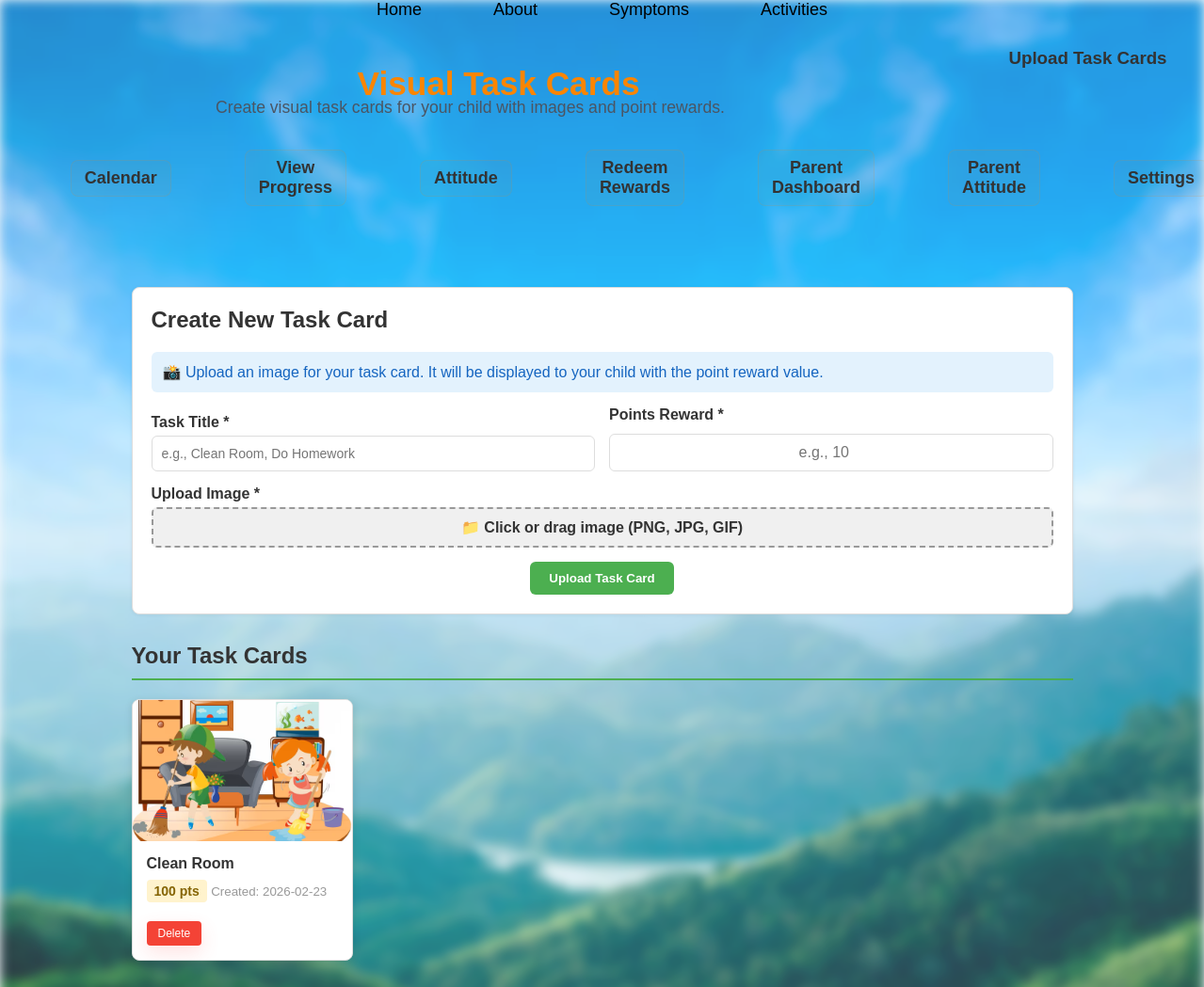
The app's page /visual-task-cards (signed in) with its own data.
### tables this page shows
CREATE TABLE visual_task_cards (
            id INTEGER PRIMARY KEY AUTOINCREMENT,
            parent_username TEXT NOT NULL,
            title TEXT NOT NULL,
            image_path TEXT NOT NULL,
            points INTEGER NOT NULL,
            is_recommended INTEGER DEFAULT 0,
            created_at TEXT NOT NULL
        );

### app.py (the view)
@app.route('/visual-task-cards', methods=['GET'])
def visual_task_cards():
    parent = session.get('user') if session else None
    if not parent:
        return redirect(url_for('home'))
    conn = get_db_conn()
    c = conn.cursor()
    c.execute(
        "SELECT id, title, image_path, points, created_at FROM visual_task_cards WHERE parent_username = ? AND is_recommended = 0 ORDER BY created_at DESC",
        (parent,)
    )
    custom_cards = [dict(row) for row in c.fetchall()]
    c.execute(
        "SELECT id, title, image_path, points FROM visual_task_cards WHERE is_recommended = 1 ORDER BY title"
    )
    recommended_cards = [dict(row) for row in c.fetchall()]
    conn.close()
    return render_template('visual_task_cards.html', custom_cards=custom_cards, recommended_cards=recommended_cards)

### app.py (called while the page is built)
def get_db_conn():
    conn = sqlite3.connect(DB_PATH)
    conn.row_factory = sqlite3.Row
    return conn

### templates/visual_task_cards.html (shortened to what this page needs)
<!DOCTYPE html>
<html lang="en">
<head>
  <link rel="stylesheet" href="{{ url_for('static', filename='activitiesstyle.css') }}">
  <link rel="stylesheet" href="{{ url_for('static', filename='calendar.css') }}">
  <link rel="stylesheet" href="{{ url_for('static', filename='activities_adaptive.css') }}">
</head>
<body>
  <div class="page-content">
    <div class="menu">
      <ul>
        <li><a href="{{ url_for('home') }}">Home</a></li>
        <li><a href="{{ url_for('about') }}">About</a></li>
        <li><a href="{{ url_for('symptoms') }}">Symptoms</a></li>
        <li><a href="{{ url_for('activities') }}">Activities</a></li>
      </ul>
    </div>
    <div class="front">
      <div class="front-header">
        <div class="front-header-left">
          <h1>Visual Task Cards</h1>
          <p class="description">Create visual task cards for your child with images and point rewards.</p>
          <ul class="Tabs">
            <li><a href="{{ url_for('calendar') }}">Calendar</a></li>
            <li><a href="{{ url_for('progress') }}">View Progress</a></li>
            <li><a href="{{ url_for('attitude') }}">Attitude</a></li>
            <li><a href="{{ url_for('redeem') }}">Redeem Rewards</a></li>
            <li><a href="{{ url_for('parent_dashboard') }}">Parent Dashboard</a></li>
            <li><a href="{{ url_for('parent_attitude') }}">Parent Attitude</a></li>
            <li><a href="{{ url_for('settings') }}">Settings</a></li>
          </ul>
        </div>
        <div class="front-header-right">
          <h3 style="text-align:right;margin:0;padding-top:8px;">Upload Task Cards</h3>
        </div>
      </div>
    </div>
    <div class="parent-container" style="max-width:1000px;margin:30px auto;padding:20px;">
      <div class="upload-section">
        <h2 style="margin-top:0;color:#333;">Create New Task Card</h2>
        <div class="info-message">
          📸 Upload an image for your task card. It will be displayed to your child with the point reward value.
        </div>
        <form action="{{ url_for('upload_task_card') }}" method="post" enctype="multipart/form-data" class="upload-form">
          <div class="form-group" style="grid-column:1;">
            <label for="title">Task Title *</label>
            <input type="text" id="title" name="title" placeholder="e.g., Clean Room, Do Homework" required>
          </div>
          <div class="form-group" style="grid-column:2;">
            <label for="points">Points Reward *</label>
            <input type="number" id="points" name="points" min="1" placeholder="e.g., 10" required>
          </div>
          <div class="form-group" style="grid-column:1/3;">
            <label for="image">Upload Image *</label>
            <div class="file-input-wrapper">
              <label for="image" class="file-input-label" id="fileLabel">
                📁 Click or drag image (PNG, JPG, GIF)
              </label>
            </div>
          </div>
          <button type="submit" class="btn-upload" style="grid-column:1/3;width:auto;justify-self:center;">Upload Task Card</button>
        </form>
      </div>
      {% if custom_cards %}
        <h2 class="section-title">Your Task Cards</h2>
        <div class="cards-grid">
          {% for card in custom_cards %}
            <div class="card-item">
              <img src="{{ card.image_path }}" alt="{{ card.title }}" class="card-image">
              <div class="card-content">
                <h3 class="card-title">{{ card.title }}</h3>
                <div class="card-points">{{ card.points }} pts</div>
                <small style="color:#999;">Created: {{ card.created_at[:10] }}</small>
                <div class="card-actions" style="margin-top:10px;">
                  <form action="{{ url_for('delete_task_card', card_id=card.id) }}" method="post" style="flex:1;">
                    <button type="submit" class="btn-delete" onclick="return confirm('Delete this card?');">Delete</button>
                  </form>
                </div>
              </div>
            </div>
          {% endfor %}
        </div>
      {% else %}
        <div style="text-align:center;padding:40px;color:#999;">
          <p>No custom task cards yet. Create one above!</p>
        </div>
      {% endif %}
    </div>
  </div>
</body>
</html>

### static/activitiesstyle.css (style rules this page uses)
body { margin: 0; font-family: Arial, sans-serif; background-color: #f6f8fb; color: #333; }
ul { display: flex; justify-content: center; align-items: center; list-style: none; margin: 0; padding: 0; }
ul li { margin: 0 25px; font-size: 14px; }
ul li a { text-decoration: none; color: black; font-size: 18px; font-family: Arial, Helvetica, sans-serif; padding: 6px 13px; border-radius: 3px; transition: .4s; }
.Tabs li a { display: inline-block; padding: 8px 12px; border: 1px solid rgba(251,133,0,0.12); border-radius: 10px; background: rgba(251,133,0,0.04); color: #333; font-weight: 700; text-decoration: none; }
h1 { font-size: 2.5em; color: #2c3e50; margin-bottom: 15px; position: relative; top: 20px; left: 30px; }
.description { font-size: 1.1em; margin-bottom: 20px; position: relative; top: 20px; left: 30px; }
.front-header-left .description { position: static; top: auto; left: auto; text-align: center; color: #4b5563; margin-top: 6px; }
.tabs, .Tabs { list-style-type: none; padding: 0; display: flex; gap: 18px; margin-top: 14px; margin-left: 0; justify-content: center; }
#points { position: static; top: auto; right: auto; font-size: 1rem; color: #2c3e50; text-align: center; margin-top: 6px; }

### static/activities_adaptive.css (style rules this page uses)
:root { --accent:#ffb703; --accent-2:#fb8500; --muted:#f6f6f6; --card-bg:#ffffff; --danger:#e63946; --panel-width:320px; }
.menu { display:flex;justify-content:center;align-items:center }
.menu ul { float:none;margin:0;padding:0 }
.front { max-width:1200px;margin:0 auto;padding:22px 18px 10px 18px;padding-right:18px }
.front h1 { font-size:2.2rem;color:var(--accent-2);margin:6px 0 6px }
.description { max-width:900px;margin:6px 0 14px;color:#333;line-height:1.5 }
.front-header { display:flex;justify-content:space-between;align-items:flex-start;gap:20px }
.front-header-left { max-width:64%;display:flex;flex-direction:column;align-items:center;text-align:center;margin:0 auto }
.front-header-left h1 { align-self:center }
.front-header-right { min-width:260px;position:relative }
.Tabs { display:flex;gap:28px;list-style:none;padding:8px 0;margin:10px 0 18px;justify-content:center }
.description { margin-left:0; }
.Tabs li a { color:#333;text-decoration:none;padding:8px 14px;border-radius:8px;transition:all .18s;display:inline-block }
.btn-delete { background:linear-gradient(90deg,#ff5252,#ff8a80);color:#210;box-shadow:0 8px 20px rgba(255,82,82,0.16) }

### templates/visual_task_cards.html (style rules this page uses)
.upload-section { background: white; border: 1px solid #ddd; border-radius: 8px; padding: 20px; margin-bottom: 30px; box-shadow: 0 1px 4px rgba(0,0,0,0.05); }
.upload-form { display: grid; grid-template-columns: 1fr 1fr; gap: 15px; align-items: end; }
.form-group { display: flex; flex-direction: column; gap: 5px; }
.form-group label { font-weight: 600; color: #333; }
.form-group input, .form-group textarea { padding: 10px; border: 1px solid #ddd; border-radius: 6px; font-size: 14px; font-family: inherit; }
.file-input-wrapper { position: relative; display: inline-block; width: 100%; }
.file-input-label { display: block; padding: 10px; background: #f0f0f0; border: 2px dashed #999; border-radius: 6px; text-align: center; cursor: pointer; transition: all 0.3s; }
.btn-upload { background: #4caf50; color: white; padding: 10px 20px; border: none; border-radius: 6px; cursor: pointer; font-weight: 600; transition: background 0.3s; }
.cards-grid { display: grid; grid-template-columns: repeat(auto-fill, minmax(200px, 1fr)); gap: 20px; margin-bottom: 30px; }
.card-item { background: white; border: 1px solid #ddd; border-radius: 8px; overflow: hidden; box-shadow: 0 2px 8px rgba(0,0,0,0.1); transition: transform 0.3s, box-shadow 0.3s; }
.card-image { width: 100%; height: 150px; object-fit: cover; display: block; }
.card-content { padding: 15px; }
.card-title { font-weight: 600; margin: 0 0 8px 0; color: #333; font-size: 16px; }
.card-points { background: #fff3cd; color: #856404; display: inline-block; padding: 4px 8px; border-radius: 4px; font-size: 14px; font-weight: 600; margin-bottom: 10px; }
.card-actions { display: flex; gap: 8px; }
.btn-delete { background: #f44336; color: white; padding: 6px 12px; border: none; border-radius: 4px; cursor: pointer; font-size: 12px; transition: background 0.3s; }
.section-title { font-size: 24px; font-weight: 700; color: #333; margin: 30px 0 20px 0; border-bottom: 2px solid #4caf50; padding-bottom: 10px; }
.info-message { background: #e3f2fd; color: #1565c0; padding: 12px; border-radius: 6px; margin-bottom: 15px; }

### records on screen
visual_task_cards: image_path (picture), title "Clean Room", points "100", created_at "2026-02-23"
